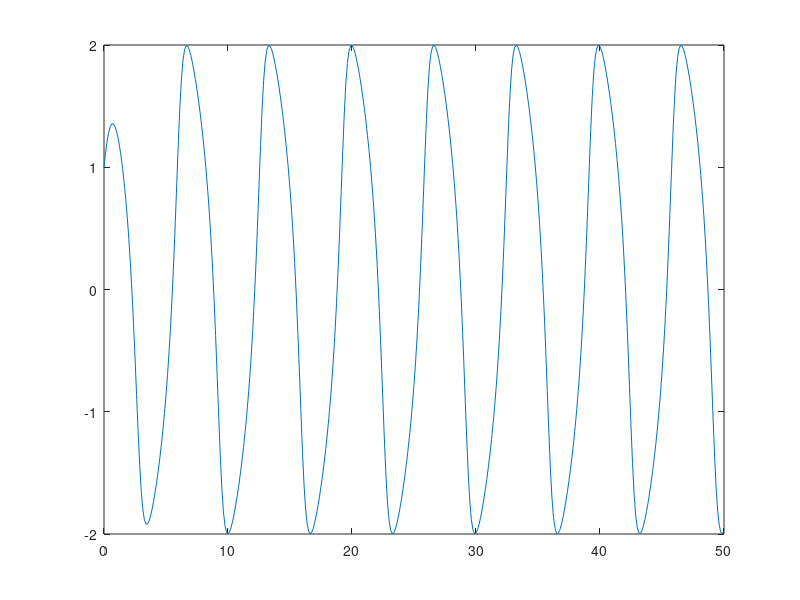
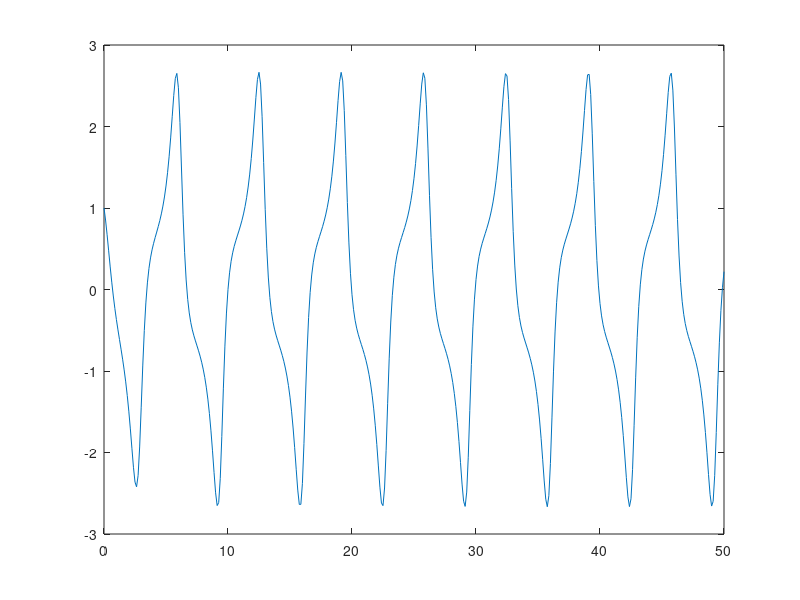
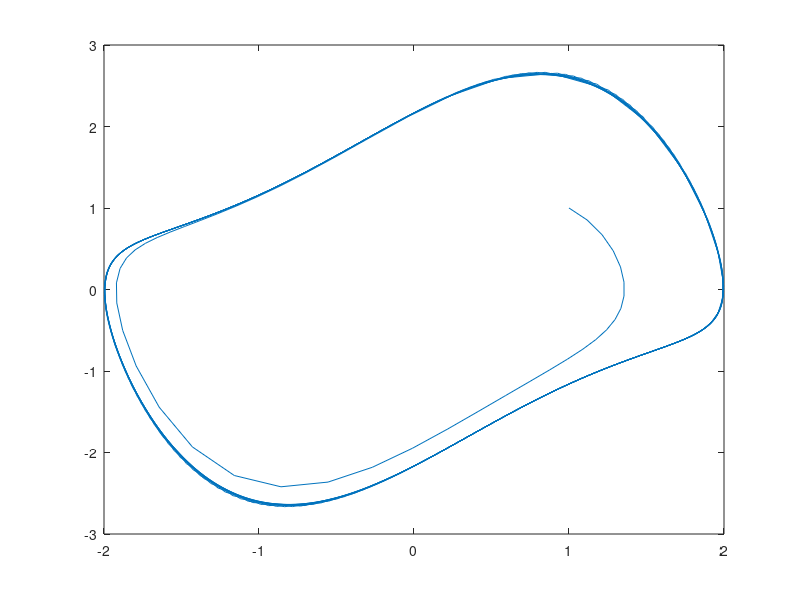
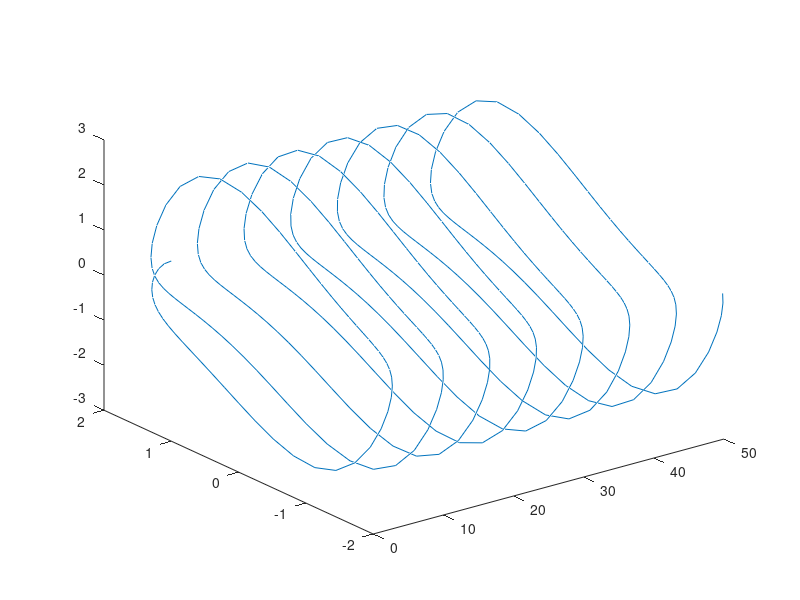

Reproduce these figures in MATLAB, in order.
clc
clear all
close all
dt=0.125;
t=0:dt:50;
n=length(t);
v=zeros(n,1);
y=zeros(n,1); 
% v =dy/dt
y(1)=1;v(1)=1;
f=@(v) v;
g=@(y,v) (1-y^2)*v-y;
for i=1:n-1
    s1=f(v(i));
    p1=g(y(i),v(i));
    s2=f(v(i)+dt*p1);
    p2=g(y(i)+dt*s1,v(i)+dt*p1);
    y(i+1)=y(i)+(dt/2)*(s1+s2);
    v(i+1)=v(i)+(dt/2)*(p1+p2);
end
figure
plot(t,y) % y vs t
figure
plot(t,v) % dy/dt vs t
figure
plot(y,v) %phase space plot
figure
plot3(t,y,v) %3-d plot